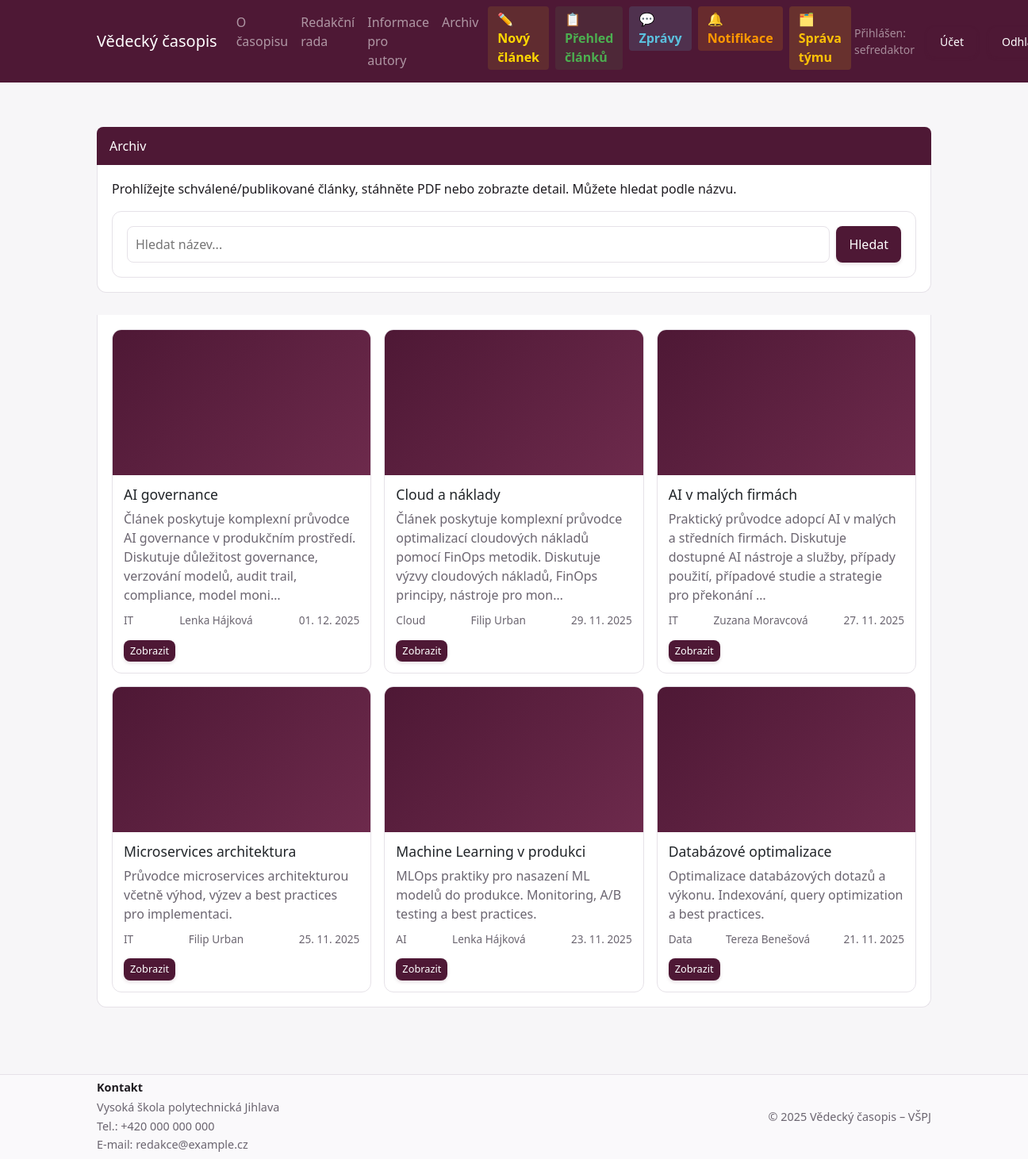
The page /Frontend/archive.php (signed in) on the database its author committed.
### tables this page shows
CREATE TABLE `posts` (
  `id` int NOT NULL AUTO_INCREMENT,
  `title` varchar(255) DEFAULT NULL,
  `body` text COMMENT 'Content of the post',
  `abstract` text DEFAULT NULL COMMENT 'Abstrakt článku',
  `keywords` varchar(500) DEFAULT NULL COMMENT 'Klíčová slova oddělená čárkami',
  `user_id` int DEFAULT NULL,
  `state` int DEFAULT NULL,
  `file_path` varchar(255) DEFAULT NULL,
  `image_path` varchar(255) DEFAULT NULL COMMENT 'Náhledový obrázek článku',
  `topic` varchar(255) DEFAULT NULL,
  `authors` text,
  `issue_id` int DEFAULT NULL,
  `published_at` datetime DEFAULT NULL,
  `created_at` datetime DEFAULT NULL,
  `updated_at` datetime DEFAULT NULL,
  `created_by` int DEFAULT NULL,
  `updated_by` int DEFAULT NULL,
  `final_decision` varchar(50) DEFAULT NULL,
  `final_note` text,
  `final_decided_at` datetime DEFAULT NULL,
  `final_decided_by` int DEFAULT NULL,
  PRIMARY KEY (`id`),
  KEY `state` (`state`),
  KEY `user_id` (`user_id`),
  KEY `issue_id` (`issue_id`)
);

### Database/dataControl.php (called while the page is built, shortened)
<?php
require_once 'db.php';
function select($table, $columns = "*", $where = "")
{
    global $conn;
    $sql = "SELECT $columns FROM $table";
    if ($where) $sql .= " WHERE $where";
    $result = $conn->query($sql);
    $rows = [];
    while ($row = $result->fetch_assoc()) {
        $rows[] = $row;
    }
    return $rows;
}

### Frontend/archive.php (the view, shortened to what this page needs)
<?php require_once __DIR__ . '/Include/bootstrap.php'; ?>
<?php require_once __DIR__ . '/Include/header.php'; ?>
<?php require_once __DIR__ . '/../Database/db.php'; ?>
<?php require_once __DIR__ . '/../Database/dataControl.php'; ?>
<?php
$query = trim($_GET['q'] ?? '');
$publishedStateId = null;
$wf = select('workflow', 'id', "state = 'Schválen'");
if (!empty($wf)) {
    $publishedStateId = (int)$wf[0]['id'];
}
$sql = "SELECT p.id, p.title, p.abstract, p.topic, p.authors, p.published_at, p.file_path, u.username AS author
        FROM posts p
        LEFT JOIN users u ON p.user_id = u.id
        WHERE 1=1";
if ($publishedStateId !== null) {
    $sql .= " AND p.state = " . (int)$publishedStateId;
} else {
    $sql .= " AND p.published_at IS NOT NULL";
}
$sql .= " ORDER BY COALESCE(p.published_at, p.created_at) DESC";
$articles = [];
$result = $conn->query($sql);
if ($result && $result->num_rows > 0) {
    while ($row = $result->fetch_assoc()) {
        $articles[] = $row;
    }
}
?>
<section class="section">
  <div class="section-title">Archiv</div>
  <div class="section-body">
    <p>Prohlížejte schválené/publikované články, stáhněte PDF nebo zobrazte detail. Můžete hledat podle názvu.</p>
    <form method="GET" action="./archive.php" style="margin-top:12px; display:flex; gap:8px; flex-wrap:wrap;">
      <input type="text" name="q" value="<?= e($query) ?>" placeholder="Hledat název..." style="flex:1; min-width:240px; padding:10px; border:1px solid var(--border); border-radius:8px;">
      <button class="btn" type="submit" style="background:var(--brand); color:white;">Hledat</button>
    </form>
  </div>
</section>
<section class="section">
  <div class="section-body">
    <?php if (empty($articles)): ?>
      <p style="color:var(--muted);">Nenalezeny žádné články.</p>
    <?php else: ?>
      <div class="cards">
        <?php foreach ($articles as $a): ?>
          <article class="card">
            <div class="thumb"></div>
            <div class="body">
              <h3><?= e($a['title'] ?? 'Bez názvu') ?></h3>
              <?php if (!empty($a['abstract'])): ?>
                <p class="feature-text"><?= e(mb_substr($a['abstract'], 0, 160, 'UTF-8')) ?><?= strlen($a['abstract']) > 160 ? '…' : '' ?></p>
              <?php endif; ?>
              <div class="meta">
                <span><?= e($a['topic'] ?? 'Obecné') ?></span>
                <?php if (!empty($a['authors'])): ?>
                  <span><?= e($a['authors']) ?></span>
                <?php elseif (!empty($a['author'])): ?>
                  <span><?= e($a['author']) ?></span>
                <?php endif; ?>
                <?php if (!empty($a['published_at'])): ?>
                  <span><?= date('d. m. Y', strtotime($a['published_at'])) ?></span>
                <?php endif; ?>
              </div>
            </div>
            <div class="actions">
              <a class="btn btn-small" href="./article.php?id=<?= (int)$a['id'] ?>">Zobrazit</a>
            </div>
          </article>
        <?php endforeach; ?>
      </div>
    <?php endif; ?>
  </div>
</section>
<?php require_once __DIR__ . '/Include/footer.php'; ?>

### Frontend/Assets/CSS/main.css (style rules this page uses)
:root { --bg:#f7f6f8; --text:#1e1b20; --muted:#6b6570; --brand:#4e1835; --brand-2:#6d2a4c; --surface:#ffffff; --border:#e6e2e8; --success:#2e7d32; --error:#b00020; }
* { box-sizing:border-box }
html,body { margin:0;padding:0;background:var(--bg);color:var(--text);font:16px/1.5 system-ui,-apple-system,Segoe UI,Roboto,Ubuntu,"Helvetica Neue",Arial }
.no-scroll-x, body { overflow-x:hidden }
.btn { background:var(--brand);border:none;color:#fff;padding:8px 16px;border-radius:8px;cursor:pointer;text-decoration:none;display:inline-block;font-weight:500;transition:all .2s ease;box-shadow:0 2px 4px rgba(78,24,53,.15) }
.btn-small { font-size:.8rem;padding:4px 8px }
.section { margin:28px 0 }
.section-title { background:var(--brand);color:#fff;padding:12px 16px;border-radius:8px 8px 0 0 }
.section-body { background:var(--surface);border:1px solid var(--border);border-top:none;border-radius:0 0 12px 12px;padding:18px }
.cards { display:grid;grid-template-columns:repeat(auto-fit,minmax(260px,1fr));gap:16px }
.card { background:var(--surface);border:1px solid var(--border);border-radius:12px;overflow:hidden;display:flex;flex-direction:column }
.card .thumb { background:linear-gradient(135deg,var(--brand),var(--brand-2));aspect-ratio:16/9 }
.card .body { padding:14px }
.card h3 { margin:0 0 8px;font-size:1.1rem }
.card p { margin:0 0 10px;color:var(--muted) }
.card .meta { display:flex;justify-content:space-between;align-items:center;color:var(--muted);font-size:.85rem }
.card .actions { padding:0 14px 14px;margin-top:auto }
form:not(.inline) { background:var(--surface);border:1px solid var(--border);border-radius:12px;padding:18px }
input,textarea { width:100%;padding:10px;border:1px solid var(--border);border-radius:8px;background:#fff }
.feature-text { margin:0 0 12px;color:var(--muted) }

### rows shown on the page
posts: title "AI governance", abstract "Článek poskytuje komplexní průvodce AI governance v produkčním prostředí. Diskutuje důležitost governance, verzování modelů, audit trail, compliance, model moni", topic "IT", authors "Lenka Hájková", published_at "01. 12. 2025"
posts: title "Cloud a náklady", abstract "Článek poskytuje komplexní průvodce optimalizací cloudových nákladů pomocí FinOps metodik. Diskutuje výzvy cloudových nákladů, FinOps principy, nástroje pro mon", topic "Cloud", authors "Filip Urban", published_at "29. 11. 2025"
posts: title "AI v malých firmách", abstract "Praktický průvodce adopcí AI v malých a středních firmách. Diskutuje dostupné AI nástroje a služby, případy použití, případové studie a strategie pro překonání", topic "IT", authors "Zuzana Moravcová", published_at "27. 11. 2025"
posts: title "Microservices architektura", abstract "Průvodce microservices architekturou včetně výhod, výzev a best practices pro implementaci.", topic "IT", authors "Filip Urban", published_at "25. 11. 2025"
posts: title "Machine Learning v produkci", abstract "MLOps praktiky pro nasazení ML modelů do produkce. Monitoring, A/B testing a best practices.", topic "AI", authors "Lenka Hájková", published_at "23. 11. 2025"
posts: title "Databázové optimalizace", abstract "Optimalizace databázových dotazů a výkonu. Indexování, query optimization a best practices.", topic "Data", authors "Tereza Benešová", published_at "21. 11. 2025"

### other values the page prints
$_SESSION['user']['username'] "sefredaktor"
